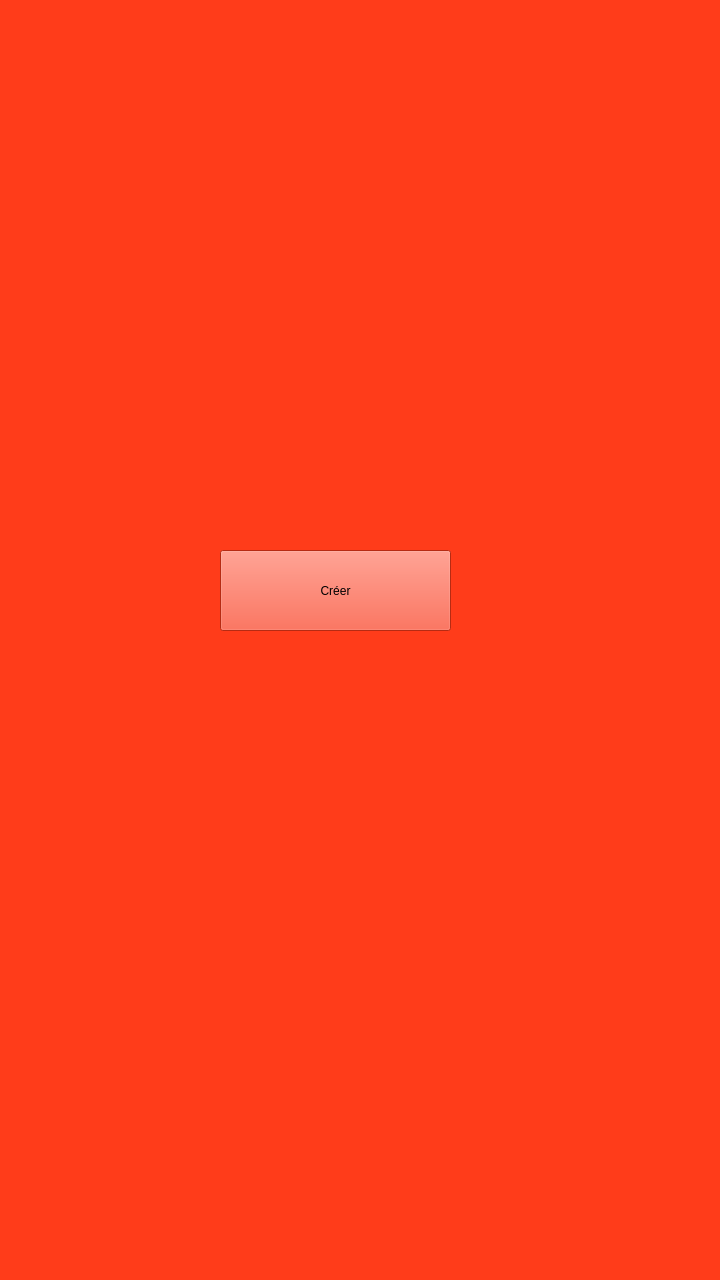
<?xml version="1.0" encoding="UTF-8"?>
<ui version="4.0">
 <class>NewAccountWindow</class>
 <widget class="QMainWindow" name="NewAccountWindow">
  <property name="geometry">
   <rect>
    <x>0</x>
    <y>0</y>
    <width>720</width>
    <height>1280</height>
   </rect>
  </property>
  <property name="windowTitle">
   <string>MainWindow</string>
  </property>
  <property name="styleSheet">
   <string notr="true">background-color: rgb(255, 60, 26);</string>
  </property>
  <widget class="QWidget" name="centralwidget">
   <widget class="QPushButton" name="pushButton">
    <property name="geometry">
     <rect>
      <x>220</x>
      <y>550</y>
      <width>231</width>
      <height>81</height>
     </rect>
    </property>
    <property name="text">
     <string>Créer</string>
    </property>
   </widget>
  </widget>
  <widget class="QMenuBar" name="menubar">
   <property name="geometry">
    <rect>
     <x>0</x>
     <y>0</y>
     <width>720</width>
     <height>21</height>
    </rect>
   </property>
  </widget>
  <widget class="QStatusBar" name="statusbar"/>
 </widget>
 <resources/>
 <connections/>
</ui>
